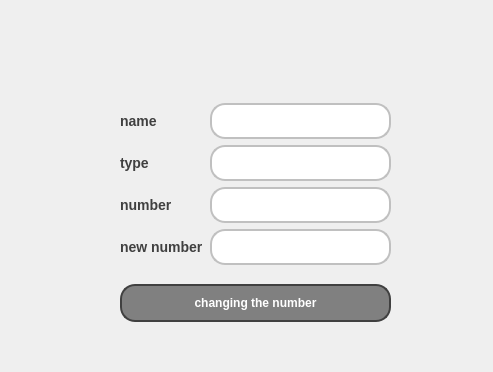
<?xml version="1.0" encoding="UTF-8"?>
<ui version="4.0">
 <class>edit_number</class>
 <widget class="QDialog" name="edit_number">
  <property name="geometry">
   <rect>
    <x>0</x>
    <y>0</y>
    <width>493</width>
    <height>372</height>
   </rect>
  </property>
  <property name="windowTitle">
   <string>Dialog</string>
  </property>
  <widget class="QWidget" name="layoutWidget">
   <property name="geometry">
    <rect>
     <x>120</x>
     <y>90</y>
     <width>271</width>
     <height>246</height>
    </rect>
   </property>
   <layout class="QVBoxLayout" name="verticalLayout_3">
    <item>
     <layout class="QHBoxLayout" name="horizontalLayout">
      <item>
       <layout class="QVBoxLayout" name="verticalLayout_2">
        <item>
         <widget class="QLabel" name="label">
          <property name="styleSheet">
           <string notr="true">QLabel {
    color: #404040; /* Text color */
    font-family: &quot;Arial&quot;, sans-serif; /* Replace with your preferred font family */
    font-size: 14px; /* Font size */
    font-weight: bold; /* Bold text */
}
</string>
          </property>
          <property name="text">
           <string>name</string>
          </property>
         </widget>
        </item>
        <item>
         <widget class="QLabel" name="label_2">
          <property name="styleSheet">
           <string notr="true">QLabel {
    color: #404040; /* Text color */
    font-family: &quot;Arial&quot;, sans-serif; /* Replace with your preferred font family */
    font-size: 14px; /* Font size */
    font-weight: bold; /* Bold text */
}
</string>
          </property>
          <property name="text">
           <string>type</string>
          </property>
         </widget>
        </item>
        <item>
         <widget class="QLabel" name="label_3">
          <property name="styleSheet">
           <string notr="true">QLabel {
    color: #404040; /* Text color */
    font-family: &quot;Arial&quot;, sans-serif; /* Replace with your preferred font family */
    font-size: 14px; /* Font size */
    font-weight: bold; /* Bold text */
}
</string>
          </property>
          <property name="text">
           <string>number</string>
          </property>
         </widget>
        </item>
        <item>
         <widget class="QLabel" name="label_4">
          <property name="styleSheet">
           <string notr="true">QLabel {
    color: #404040; /* Text color */
    font-family: &quot;Arial&quot;, sans-serif; /* Replace with your preferred font family */
    font-size: 14px; /* Font size */
    font-weight: bold; /* Bold text */
}
</string>
          </property>
          <property name="text">
           <string>new number</string>
          </property>
         </widget>
        </item>
       </layout>
      </item>
      <item>
       <layout class="QVBoxLayout" name="verticalLayout">
        <item>
         <widget class="QLineEdit" name="lineEdit_name">
          <property name="styleSheet">
           <string notr="true">QLineEdit {
    background-color: #FFFFFF; /* Default background color */
    border: 2px solid #C0C0C0; /* Border color */
    border-radius: 15px; /* Curved corners */
    color: #404040; /* Text color */
    padding: 8px; /* Padding for content */
    box-shadow: 2px 2px 5px rgba(0, 0, 0, 0.5); /* Shadow effect */
    font-weight: bold; /* Set font to bold */
}

QLineEdit:hover {
    background-color: #F0F0F0; /* Lighter background color on hover */
    border: 2px solid #A0A0A0; /* Darker border on hover */
}

QLineEdit:focus {
    border: 2px solid #606060; /* Even darker border when focused */
}
</string>
          </property>
         </widget>
        </item>
        <item>
         <widget class="QLineEdit" name="lineEdit_type">
          <property name="styleSheet">
           <string notr="true">QLineEdit {
    background-color: #FFFFFF; /* Default background color */
    border: 2px solid #C0C0C0; /* Border color */
    border-radius: 15px; /* Curved corners */
    color: #404040; /* Text color */
    padding: 8px; /* Padding for content */
    box-shadow: 2px 2px 5px rgba(0, 0, 0, 0.5); /* Shadow effect */
    font-weight: bold; /* Set font to bold */
}

QLineEdit:hover {
    background-color: #F0F0F0; /* Lighter background color on hover */
    border: 2px solid #A0A0A0; /* Darker border on hover */
}

QLineEdit:focus {
    border: 2px solid #606060; /* Even darker border when focused */
}
</string>
          </property>
         </widget>
        </item>
        <item>
         <widget class="QLineEdit" name="lineEdit_number">
          <property name="styleSheet">
           <string notr="true">QLineEdit {
    background-color: #FFFFFF; /* Default background color */
    border: 2px solid #C0C0C0; /* Border color */
    border-radius: 15px; /* Curved corners */
    color: #404040; /* Text color */
    padding: 8px; /* Padding for content */
    box-shadow: 2px 2px 5px rgba(0, 0, 0, 0.5); /* Shadow effect */
    font-weight: bold; /* Set font to bold */
}

QLineEdit:hover {
    background-color: #F0F0F0; /* Lighter background color on hover */
    border: 2px solid #A0A0A0; /* Darker border on hover */
}

QLineEdit:focus {
    border: 2px solid #606060; /* Even darker border when focused */
}
</string>
          </property>
         </widget>
        </item>
        <item>
         <widget class="QLineEdit" name="lineEdit_new_number">
          <property name="styleSheet">
           <string notr="true">QLineEdit {
    background-color: #FFFFFF; /* Default background color */
    border: 2px solid #C0C0C0; /* Border color */
    border-radius: 15px; /* Curved corners */
    color: #404040; /* Text color */
    padding: 8px; /* Padding for content */
    box-shadow: 2px 2px 5px rgba(0, 0, 0, 0.5); /* Shadow effect */
    font-weight: bold; /* Set font to bold */
}

QLineEdit:hover {
    background-color: #F0F0F0; /* Lighter background color on hover */
    border: 2px solid #A0A0A0; /* Darker border on hover */
}

QLineEdit:focus {
    border: 2px solid #606060; /* Even darker border when focused */
}
</string>
          </property>
         </widget>
        </item>
       </layout>
      </item>
     </layout>
    </item>
    <item>
     <widget class="QPushButton" name="pushButton_change_number">
      <property name="styleSheet">
       <string notr="true">QPushButton {
    background-color: #808080; /* Default button color (gray) */
    border: 2px solid #404040; /* Border color darker than the button color */
    border-radius: 15px; /* Curved corners */
    color: white; /* Text color */
    padding: 10px 20px; /* Padding for content */
    box-shadow: 2px 2px 5px rgba(0, 0, 0, 0.5); /* Shadow effect */
    font-weight: bold; /* Set font to bold */
}

QPushButton:hover {
    background-color: #404040; /* Darker color on hover */
}

QPushButton:pressed {
    background-color: #202020; /* Even darker color on click */
    box-shadow: 1px 1px 2px rgba(0, 0, 0, 0.5); /* Adjusted shadow on click */
}
</string>
      </property>
      <property name="text">
       <string>changing the number</string>
      </property>
     </widget>
    </item>
   </layout>
  </widget>
 </widget>
 <resources/>
 <connections/>
</ui>
